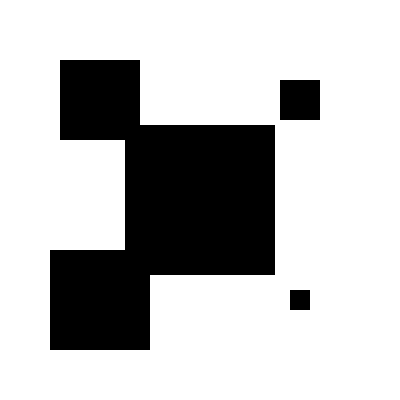
Frame 1 (no input)
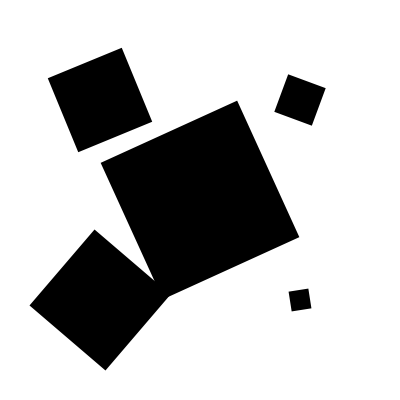
Frame 60 (the mouse pressed at the canvas centre just before this capture)
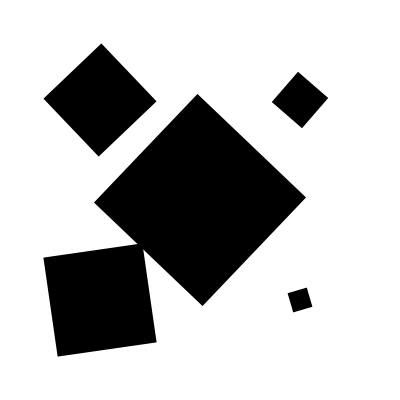
Frame 120 (the mouse held since frame 60 and released just before this capture)

The Processing sketch that drew these frames (run headless with seeded random() and noise(); from frame 60 on, the mouse is pressed at the canvas centre):

// Processing sketch: e033_diff_rot_speed
// ── e033_diff_rot_speed.pde
float r = 0;

void setup() {
  size(400, 400);
  background(255);
  noStroke();
  fill(0);
  rectMode(CENTER);
}
void draw_rotating_rectangle(float x, float y, float rect_size, float rot) {
  translate(x, y);
  rotate(rot);
  rect(0, 0, rect_size, rect_size);
  resetMatrix();
}
void draw() {
  background(255);

  // these 5 rectangle rotate at different speeds
  // because we scale up or down the rotation speed
  // multiplying by numbers greater or smaller than 1
  draw_rotating_rectangle(100, 100, 80, r);
  draw_rotating_rectangle(300, 100, 40, r * 0.3);
  draw_rotating_rectangle(100, 300, 100, r * 0.6);
  draw_rotating_rectangle(300, 300, 20, r * 1.2);
  draw_rotating_rectangle(200, 200, 150, r * 2.3);

  r = r + 0.02;
}
